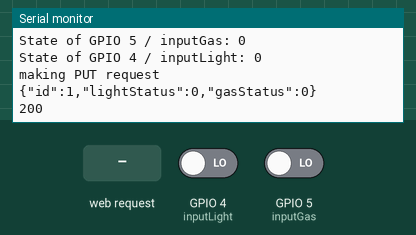
Bench run of a sketch on a simulated ESP8266 (NodeMCU). Shown: the last lines printed to the serial monitor. The test bench sets the inputs (shaded band); at power-on: GPIO 4 (inputLight) LOW, GPIO 5 (inputGas) LOW. WiFi joins after 1.5 s; servers stay silent unless stated; uploads are accepted with an empty reply.

Above: at 2.7 s.
2.8 s: HTTP request GET /off received
At 12.9 s:
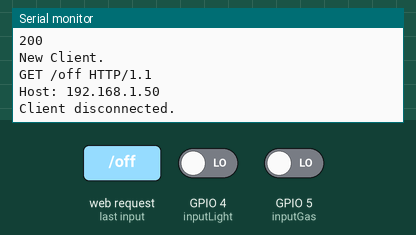
13.4 s: GPIO 4 (inputLight) driven HIGH
At 22.08 s:
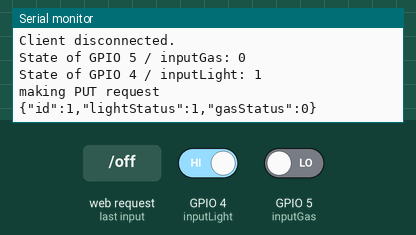
23.6 s: GPIO 5 (inputGas) driven HIGH
At 32.28 s:
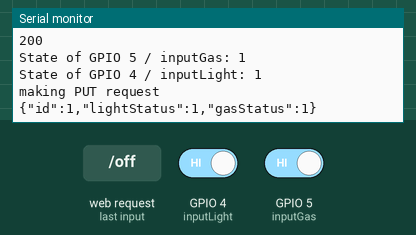
33.8 s: GPIO 4 (inputLight) driven LOW
At 42.49 s:
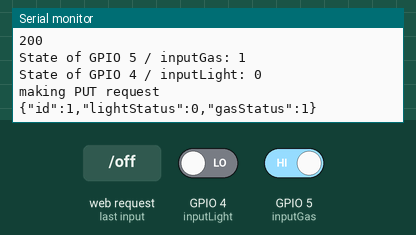

Measured:
- after the input at 2.8 s, the serial monitor: prints a new line after 9.1 s (image 1)
- after the input at 13.4 s, the serial monitor: prints a new line after 8.5 s (image 2)
- after the input at 23.6 s, the serial monitor: prints a new line after 8.5 s (image 3)
- after the input at 33.8 s, the serial monitor: prints a new line after 8.5 s (image 4)

The sketch:

code.ino
```cpp
/*********
  Rui Santos
  Complete project details at http://randomnerdtutorials.com
*********/

#include <ESP8266WiFi.h>
#include <DNSServer.h>
#include <ESP8266WebServer.h>
#include <WiFiManager.h>         // https://github.com/tzapu/WiFiManager
#include <ESP8266HTTPClient.h>
#include <ArduinoJson.h>


// Set web server port number to 80
WiFiServer server(80);

const int id = 1;

char serverAddress[] = "192.168.0.3";  // server address
int port = 80;
String hostAddress = "http://iot-gas-monitor.herokuapp.com/status/1";


// Variable to store the HTTP request
String header;

// Auxiliar variables to store the current output state
String output5State = "off";
String output4State = "off";

// Assign input variables to GPIO pins
const int inputGas = 5;
const int inputLight = 4;


void setup() {
  Serial.begin(115200);

  // Initialize the input variables as inputs
  pinMode(inputGas, INPUT);
  pinMode(inputLight, INPUT);

  // WiFiManager
  // Local intialization. Once its business is done, there is no need to keep it around
  WiFiManager wifiManager;

  // Uncomment and run it once, if you want to erase all the stored information
  //wifiManager.resetSettings();

  // set custom ip for portal
  //wifiManager.setAPConfig(IPAddress(10,0,1,1), IPAddress(10,0,1,1), IPAddress(255,255,255,0));

  // fetches ssid and pass from eeprom and tries to connect
  // if it does not connect it starts an access point with the specified name
  // here  "AutoConnectAP"
  // and goes into a blocking loop awaiting configuration
  wifiManager.autoConnect("IOT GAS MONITOR");
  // or use this for auto generated name ESP + ChipID
  //wifiManager.autoConnect();

  // if you get here you have connected to the WiFi
  Serial.println("Connected.");

  server.begin();
}

void loop(){
  HTTPClient http;
  int lightValue;
  int gasValue;
  int httpCode;
  char output[128];
  const size_t capacity = JSON_OBJECT_SIZE(3);
  DynamicJsonDocument doc(capacity);


  WiFiClient client = server.available();   // Listen for incoming clients

  // Read GPIO 5 and print it on Serial port
  Serial.print("State of GPIO 5 / inputGas: ");
  gasValue = digitalRead(inputGas);
  Serial.println(gasValue);

  // Read GPIO 4 and print it on Serial port
  Serial.print("State of GPIO 4 / inputLight: ");
  lightValue = digitalRead(inputLight);
  Serial.println(lightValue);

  Serial.println("making PUT request");

  doc["id"] = id;
  doc["lightStatus"] = lightValue;
  doc["gasStatus"] = gasValue;

  serializeJson(doc, output);
  Serial.println(output);

  http.begin(hostAddress);
  http.addHeader("Content-Type", "application/x-www-form-urlencoded");
  httpCode = http.PUT(output);
  String payload = http.getString();                  //Get the response payload

  Serial.println(httpCode);   //Print HTTP return code
  Serial.println(payload);

  http.writeToStream(&Serial);
  http.end();

  if (client) {                             // If a new client connects,
    Serial.println("New Client.");          // print a message out in the serial port
    String currentLine = "";                // make a String to hold incoming data from the client
    while (client.connected()) {            // loop while the client's connected
      if (client.available()) {             // if there's bytes to read from the client,
        char c = client.read();             // read a byte, then
        Serial.write(c);                    // print it out the serial monitor
        header += c;
        if (c == '\n') {                    // if the byte is a newline character
          // if the current line is blank, you got two newline characters in a row.
          // that's the end of the client HTTP request, so send a response:
          if (currentLine.length() == 0) {
            // HTTP headers always start with a response code (e.g. HTTP/1.1 200 OK)
            // and a content-type so the client knows what's coming, then a blank line:
            client.println("HTTP/1.1 200 OK");
            client.println("Content-type:text/html");
            client.println("Connection: close");
            client.println();


            // Display the HTML web page
            client.println("<!DOCTYPE html><html>");
            client.println("<head><meta name=\"viewport\" content=\"width=device-width, initial-scale=1\">");
            client.println("<link rel=\"icon\" href=\"data:,\">");
            // CSS to style the on/off buttons
            // Feel free to change the background-color and font-size attributes to fit your preferences
            client.println("<style>html { font-family: Helvetica; display: inline-block; margin: 0px auto; text-align: center;}");
            client.println(".button { background-color: #195B6A; border: none; color: white; padding: 16px 40px;");
            client.println("text-decoration: none; font-size: 30px; margin: 2px; cursor: pointer;}");
            client.println(".button2 {background-color: #77878A;}</style></head>");

            // Web Page Heading
            client.println("<body><h1>ESP8266 Web Server</h1>");

            // Display current state, and ON/OFF buttons for GPIO 5
            client.println("<p>GPIO 5 - State " + output5State + "</p>");
            // If the output5State is off, it displays the ON button
            if (output5State=="off") {
              client.println("<p><a href=\"/5/on\"><button class=\"button\">ON</button></a></p>");
            } else {
              client.println("<p><a href=\"/5/off\"><button class=\"button button2\">OFF</button></a></p>");
            }

            // Display current state, and ON/OFF buttons for GPIO 4
            client.println("<p>GPIO 4 - State " + output4State + "</p>");
            // If the output4State is off, it displays the ON button
            if (output4State=="off") {
              client.println("<p><a href=\"/4/on\"><button class=\"button\">ON</button></a></p>");
            } else {
              client.println("<p><a href=\"/4/off\"><button class=\"button button2\">OFF</button></a></p>");
            }
            client.println("</body></html>");

            // The HTTP response ends with another blank line
            client.println();
            // Break out of the while loop
            break;
          } else { // if you got a newline, then clear currentLine
            currentLine = "";
          }
        } else if (c != '\r') {  // if you got anything else but a carriage return character,
          currentLine += c;      // add it to the end of the currentLine
        }
      }
    }
    // Clear the header variable
    header = "";
    // Close the connection
    client.stop();
    Serial.println("Client disconnected.");
    Serial.println("");

  }
  delay(10000);
}
```
